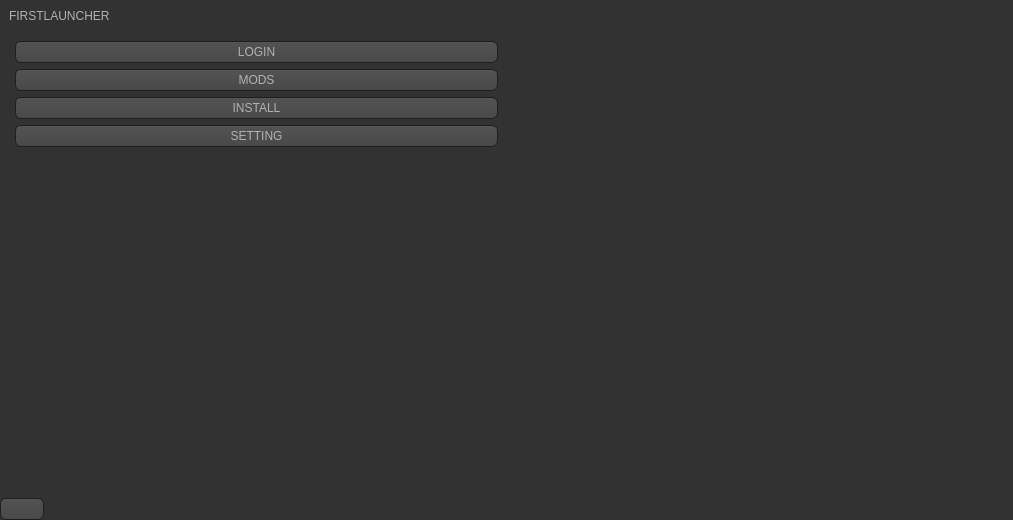
<?xml version="1.0" encoding="UTF-8"?>
<ui version="4.0">
 <class>MainWindow</class>
 <widget class="QMainWindow" name="MainWindow">
  <property name="geometry">
   <rect>
    <x>0</x>
    <y>0</y>
    <width>1013</width>
    <height>520</height>
   </rect>
  </property>
  <property name="windowTitle">
   <string>MainWindow</string>
  </property>
  <property name="styleSheet">
   <string notr="true">* {
	border:none;
}

QToolTip
{
     border: 1px solid black;
     background-color: #D1DBCB;
     padding: 1px;
     border-radius: 3px;
     opacity: 100;
}

QWidget
{
    color: #b1b1b1;
    background-color: #323232;
}

QWidget:item:hover
{
    background-color: QLinearGradient( x1: 0, y1: 0, x2: 0, y2: 1, stop: 0 #D1DBCB, stop: 1 #b2b6af);
    color: #000000;
}

QWidget:item:selected
{
    background-color: QLinearGradient( x1: 0, y1: 0, x2: 0, y2: 1, stop: 0 #D1DBCB, stop: 1 #b2b6af);
}

QMenuBar::item
{
    background: transparent;
}

QMenuBar::item:selected
{
    background: transparent;
    border: 1px solid #fdf6e3;
}

QMenuBar::item:pressed
{
    background: #444;
    border: 1px solid #000;
    background-color: QLinearGradient(
        x1:0, y1:0,
        x2:0, y2:1,
        stop:1 #212121,
        stop:0.4 #343434/*,
        stop:0.2 #343434,
        stop:0.1 #fdf6e3*/
    );
    margin-bottom:-1px;
    padding-bottom:1px;
}

QMenu
{
    border: 1px solid #000;
}

QMenu::item
{
    padding: 2px 20px 2px 20px;
}

QMenu::item:selected
{
    color: #000000;
}

QWidget:disabled
{
    color: #404040;
    background-color: #323232;
}

QAbstractItemView
{
    background-color: QLinearGradient( x1: 0, y1: 0, x2: 0, y2: 1, stop: 0 #4d4d4d, stop: 0.1 #646464, stop: 1 #5d5d5d);
}

QWidget:focus
{
    /*border: 2px solid QLinearGradient( x1: 0, y1: 0, x2: 0, y2: 1, stop: 0
     #D1DBCB, stop: 1 #b2b6af);*/
}

QLineEdit
{
    background-color: QLinearGradient( x1: 0, y1: 0, x2: 0, y2: 1, stop: 0 #4d4d4d, stop: 0 #646464, stop: 1 #5d5d5d);
    padding: 1px;
    border-style: solid;
    border: 1px solid #1e1e1e;
    border-radius: 5;
}

QPushButton
{
    color: #b1b1b1;
    background-color: QLinearGradient( x1: 0, y1: 0, x2: 0, y2: 1, stop: 0 #565656, stop: 0.1 #525252, stop: 0.5 #4e4e4e, stop: 0.9 #4a4a4a, stop: 1 #464646);
    border-width: 1px;
    border-color: #1e1e1e;
    border-style: solid;
    border-radius: 6;
    padding: 3px;
    font-size: 12px;
    padding-left: 5px;
    padding-right: 5px;
}

QPushButton:pressed
{
    background-color: QLinearGradient( x1: 0, y1: 0, x2: 0, y2: 1, stop: 0 #2d2d2d, stop: 0.1 #2b2b2b, stop: 0.5 #292929, stop: 0.9 #282828, stop: 1 #252525);
}

QComboBox
{
    selection-background-color: #fdf6e3;
    background-color: QLinearGradient( x1: 0, y1: 0, x2: 0, y2: 1, stop: 0 #565656, stop: 0.1 #525252, stop: 0.5 #4e4e4e, stop: 0.9 #4a4a4a, stop: 1 #464646);
    border-style: solid;
    border: 1px solid #1e1e1e;
    border-radius: 5;
}

QComboBox:hover,QPushButton:hover
{
    border: 2px solid QLinearGradient( x1: 0, y1: 0, x2: 0, y2: 1, stop: 0
    #D1DBCB, stop: 1 #b2b6af);
}


QComboBox:on
{
    padding-top: 3px;
    padding-left: 4px;
    background-color: QLinearGradient( x1: 0, y1: 0, x2: 0, y2: 1, stop: 0 #2d2d2d, stop: 0.1 #2b2b2b, stop: 0.5 #292929, stop: 0.9 #282828, stop: 1 #252525);
    selection-background-color: #fdf6e3;
}

QComboBox QAbstractItemView
{
    border: 2px solid darkgray;
    selection-background-color: QLinearGradient( x1: 0, y1: 0, x2: 0, y2: 1,
     stop: 0 #D1DBCB, stop: 1 #b2b6af);
}

QComboBox::drop-down
{
     subcontrol-origin: padding;
     subcontrol-position: top right;
     width: 15px;

     border-left-width: 0px;
     border-left-color: darkgray;
     border-left-style: solid; /* just a single line */
     border-top-right-radius: 3px; /* same radius as the QComboBox */
     border-bottom-right-radius: 3px;
 }

QComboBox::down-arrow
{
     image: url(:/down_arrow.png);
}

QGroupBox:focus
{
border: 2px solid QLinearGradient( x1: 0, y1: 0, x2: 0, y2: 1, stop: 0
#D1DBCB, stop: 1 #b2b6af);
}

QTextEdit:focus
{
    border: 2px solid QLinearGradient( x1: 0, y1: 0, x2: 0, y2: 1, stop: 0
    #D1DBCB, stop: 1 #b2b6af);
}

QScrollArea:focus {
border: 1px solid black;
}

QScrollBar:horizontal {
     border: 1px solid #222222;
     background: QLinearGradient( x1: 0, y1: 0, x2: 0, y2: 1, stop: 0.0 #121212, stop: 0.2 #282828, stop: 1 #484848);
     height: 7px;
     margin: 0px 16px 0 16px;
}

QScrollBar::handle:horizontal
{
      background: QLinearGradient( x1: 0, y1: 0, x2: 1, y2: 0, stop: 0
      #D1DBCB, stop: 0.5 #b2b6af, stop: 1 #D1DBCB);
      min-height: 20px;
      border-radius: 2px;
}

QScrollBar::add-line:horizontal {
      border: 1px solid #1b1b19;
      border-radius: 2px;
      background: QLinearGradient( x1: 0, y1: 0, x2: 1, y2: 0, stop: 0
      #D1DBCB, stop: 1 #b2b6af);
      width: 14px;
      subcontrol-position: right;
      subcontrol-origin: margin;
}

QScrollBar::sub-line:horizontal {
      border: 1px solid #1b1b19;
      border-radius: 2px;
      background: QLinearGradient( x1: 0, y1: 0, x2: 1, y2: 0, stop: 0
      #D1DBCB, stop: 1 #b2b6af);
      width: 14px;
     subcontrol-position: left;
     subcontrol-origin: margin;
}

QScrollBar::right-arrow:horizontal, QScrollBar::left-arrow:horizontal
{
      border: 1px solid black;
      width: 1px;
      height: 1px;
      background: white;
}

QScrollBar::add-page:horizontal, QScrollBar::sub-page:horizontal
{
      background: none;
}

QScrollBar:vertical
{
      background: QLinearGradient( x1: 0, y1: 0, x2: 1, y2: 0, stop: 0.0 #121212, stop: 0.2 #282828, stop: 1 #484848);
      width: 7px;
      margin: 16px 0 16px 0;
      border: 1px solid #222222;
}

QScrollBar::handle:vertical
{
      background: QLinearGradient( x1: 0, y1: 0, x2: 0, y2: 1, stop: 0
      #D1DBCB, stop: 0.5 #b2b6af, stop: 1 #D1DBCB);
      min-height: 20px;
      border-radius: 2px;
}

QScrollBar::add-line:vertical
{
      border: 1px solid #1b1b19;
      border-radius: 2px;
      background: QLinearGradient( x1: 0, y1: 0, x2: 0, y2: 1, stop: 0
      #D1DBCB, stop: 1 #b2b6af);
      height: 14px;
      subcontrol-position: bottom;
      subcontrol-origin: margin;
}

QScrollBar::sub-line:vertical
{
      border: 1px solid #1b1b19;
      border-radius: 2px;
      background: QLinearGradient( x1: 0, y1: 0, x2: 0, y2: 1, stop: 0 #b2b6af,
      stop: 1 #D1DBCB);
      height: 14px;
      subcontrol-position: top;
      subcontrol-origin: margin;
}

QScrollBar::up-arrow:vertical, QScrollBar::down-arrow:vertical
{
      border: 1px solid black;
      width: 1px;
      height: 1px;
      background: white;
}


QScrollBar::add-page:vertical, QScrollBar::sub-page:vertical
{
      background: none;
}

QTextEdit
{
    background-color: #242424;
}

QPlainTextEdit
{
    background-color: #242424;
}

QHeaderView::section
{
    background-color: QLinearGradient(x1:0, y1:0, x2:0, y2:1, stop:0 #616161, stop: 0.5 #505050, stop: 0.6 #434343, stop:1 #656565);
    color: white;
    padding-left: 4px;
    border: 1px solid #6c6c6c;
}

QCheckBox:disabled
{
color: #414141;
}

QDockWidget::title
{
    text-align: center;
    spacing: 3px; /* spacing between items in the tool bar */
    background-color: QLinearGradient(x1:0, y1:0, x2:0, y2:1, stop:0 #323232, stop: 0.5 #242424, stop:1 #323232);
}

QDockWidget::close-button, QDockWidget::float-button
{
    text-align: center;
    spacing: 1px; /* spacing between items in the tool bar */
    background-color: QLinearGradient(x1:0, y1:0, x2:0, y2:1, stop:0 #323232, stop: 0.5 #242424, stop:1 #323232);
}

QDockWidget::close-button:hover, QDockWidget::float-button:hover
{
    background: #242424;
}

QDockWidget::close-button:pressed, QDockWidget::float-button:pressed
{
    padding: 1px -1px -1px 1px;
}

QMainWindow::separator
{
    background-color: QLinearGradient(x1:0, y1:0, x2:0, y2:1, stop:0 #161616, stop: 0.5 #151515, stop: 0.6 #212121, stop:1 #343434);
    color: white;
    padding-left: 4px;
    border: 1px solid #4c4c4c;
    spacing: 3px; /* spacing between items in the tool bar */
}

QMainWindow::separator:hover
{

    background-color: QLinearGradient(x1:0, y1:0, x2:0, y2:1, stop:0 #b2b6af,
    stop:0.5 #b56c17 stop:1 #D1DBCB);
    color: white;
    padding-left: 4px;
    border: 1px solid #6c6c6c;
    spacing: 3px; /* spacing between items in the tool bar */
}

QToolBar {
    border: 1px transparent #323232;
    background: 1px solid #323232;
}

QToolBar::handle
{
     spacing: 3px; /* spacing between items in the tool bar */
     background: url(:/images/handle.png);
}

QMenu::separator
{
    height: 2px;
    background-color: QLinearGradient(x1:0, y1:0, x2:0, y2:1, stop:0 #161616, stop: 0.5 #151515, stop: 0.6 #212121, stop:1 #343434);
    color: white;
    padding-left: 4px;
    margin-left: 10px;
    margin-right: 5px;
}

QProgressBar
{
    border: 2px solid grey;
    border-radius: 5px;
    text-align: center;
}

QProgressBar::chunk
{
    background-color: #b2b6af;
    width: 2.15px;
    margin: 0.5px;
}

QTabBar::tab {
    color: #b1b1b1;
    border: 1px solid #444;
    border-bottom-style: none;
    background-color: #323232;
    padding-left: 10px;
    padding-right: 10px;
    padding-top: 3px;
    padding-bottom: 2px;
    margin-right: -1px;
}

QTabWidget::pane {
    border: 1px solid #444;
    top: 1px;
}

QTabBar::tab:last
{
    margin-right: 0; /* the last selected tab has nothing to overlap with on the right */
    border-top-right-radius: 3px;
}

QTabBar::tab:first:!selected
{
 margin-left: 0px; /* the last selected tab has nothing to overlap with on the right */


    border-top-left-radius: 3px;
}

QTabBar::tab:!selected
{
    color: #b1b1b1;
    border-bottom-style: solid;
    margin-top: 3px;
    background-color: QLinearGradient(x1:0, y1:0, x2:0, y2:1, stop:1 #212121, stop:.4 #343434);
}

QTabBar::tab:selected
{
    border-top-left-radius: 3px;
    border-top-right-radius: 3px;
    margin-bottom: 0px;
}

QTabBar::tab:!selected:hover
{
    /*border-top: 2px solid #fdf6e3;
    padding-bottom: 3px;*/
    border-top-left-radius: 3px;
    border-top-right-radius: 3px;
    background-color: QLinearGradient(x1:0, y1:0, x2:0, y2:1, stop:1 #212121, stop:0.4 #343434, stop:0.2 #343434, stop:0.1 #fdf6e3);
}

QRadioButton::indicator:checked, QRadioButton::indicator:unchecked{
    color: #b1b1b1;
    background-color: #323232;
    border: 1px solid #b1b1b1;
    border-radius: 6px;
}

QRadioButton::indicator:checked
{
    background-color: qradialgradient(
        cx: 0.5, cy: 0.5,
        fx: 0.5, fy: 0.5,
        radius: 1.0,
        stop: 0.25 #fdf6e3,
        stop: 0.3 #323232
    );
}

QCheckBox::indicator{
    color: #b1b1b1;
    background-color: #323232;
    border: 1px solid #b1b1b1;
    width: 9px;
    height: 9px;
}

QRadioButton::indicator
{
    border-radius: 6px;
}

QRadioButton::indicator:hover, QCheckBox::indicator:hover
{
    border: 1px solid #fdf6e3;
}

QCheckBox::indicator:checked
{
    image:url(:/images/checkbox.png);
}

QCheckBox::indicator:disabled, QRadioButton::indicator:disabled
{
    border: 1px solid #444;
}</string>
  </property>
  <widget class="QWidget" name="centralwidget">
   <layout class="QHBoxLayout" name="horizontalLayout">
    <property name="spacing">
     <number>0</number>
    </property>
    <property name="leftMargin">
     <number>0</number>
    </property>
    <property name="topMargin">
     <number>0</number>
    </property>
    <property name="rightMargin">
     <number>0</number>
    </property>
    <property name="bottomMargin">
     <number>0</number>
    </property>
    <item>
     <widget class="QFrame" name="sidebar">
      <property name="frameShape">
       <enum>QFrame::StyledPanel</enum>
      </property>
      <property name="frameShadow">
       <enum>QFrame::Raised</enum>
      </property>
      <layout class="QVBoxLayout" name="verticalLayout">
       <property name="spacing">
        <number>0</number>
       </property>
       <property name="leftMargin">
        <number>0</number>
       </property>
       <property name="topMargin">
        <number>0</number>
       </property>
       <property name="rightMargin">
        <number>0</number>
       </property>
       <property name="bottomMargin">
        <number>0</number>
       </property>
       <item alignment="Qt::AlignTop">
        <widget class="QFrame" name="header">
         <property name="frameShape">
          <enum>QFrame::StyledPanel</enum>
         </property>
         <property name="frameShadow">
          <enum>QFrame::Raised</enum>
         </property>
         <layout class="QHBoxLayout" name="horizontalLayout_2">
          <item>
           <widget class="QLabel" name="label">
            <property name="text">
             <string>FIRSTLAUNCHER</string>
            </property>
           </widget>
          </item>
          <item>
           <widget class="QLabel" name="label_3">
            <property name="maximumSize">
             <size>
              <width>30</width>
              <height>30</height>
             </size>
            </property>
            <property name="text">
             <string/>
            </property>
            <property name="pixmap">
             <pixmap resource="resource.qrc">:/html/icon.png</pixmap>
            </property>
            <property name="scaledContents">
             <bool>true</bool>
            </property>
           </widget>
          </item>
         </layout>
        </widget>
       </item>
       <item>
        <widget class="QFrame" name="body">
         <property name="sizePolicy">
          <sizepolicy hsizetype="Preferred" vsizetype="Expanding">
           <horstretch>0</horstretch>
           <verstretch>0</verstretch>
          </sizepolicy>
         </property>
         <property name="frameShape">
          <enum>QFrame::StyledPanel</enum>
         </property>
         <property name="frameShadow">
          <enum>QFrame::Raised</enum>
         </property>
         <layout class="QVBoxLayout" name="verticalLayout_3">
          <property name="spacing">
           <number>0</number>
          </property>
          <property name="leftMargin">
           <number>6</number>
          </property>
          <property name="topMargin">
           <number>0</number>
          </property>
          <property name="rightMargin">
           <number>0</number>
          </property>
          <property name="bottomMargin">
           <number>0</number>
          </property>
          <item alignment="Qt::AlignTop">
           <widget class="QFrame" name="frame">
            <property name="frameShape">
             <enum>QFrame::StyledPanel</enum>
            </property>
            <property name="frameShadow">
             <enum>QFrame::Raised</enum>
            </property>
            <layout class="QVBoxLayout" name="verticalLayout_5">
             <item>
              <widget class="QPushButton" name="pushButton">
               <property name="text">
                <string>LOGIN</string>
               </property>
              </widget>
             </item>
             <item>
              <widget class="QPushButton" name="pushButton_2">
               <property name="text">
                <string>MODS</string>
               </property>
              </widget>
             </item>
             <item>
              <widget class="QPushButton" name="pushButton_3">
               <property name="text">
                <string>INSTALL</string>
               </property>
              </widget>
             </item>
             <item>
              <widget class="QPushButton" name="pushButton_4">
               <property name="text">
                <string>SETTING</string>
               </property>
              </widget>
             </item>
            </layout>
           </widget>
          </item>
         </layout>
        </widget>
       </item>
       <item alignment="Qt::AlignBottom">
        <widget class="QFrame" name="footer">
         <property name="frameShape">
          <enum>QFrame::StyledPanel</enum>
         </property>
         <property name="frameShadow">
          <enum>QFrame::Raised</enum>
         </property>
         <layout class="QVBoxLayout" name="verticalLayout_4">
          <property name="spacing">
           <number>0</number>
          </property>
          <property name="leftMargin">
           <number>0</number>
          </property>
          <property name="topMargin">
           <number>0</number>
          </property>
          <property name="rightMargin">
           <number>0</number>
          </property>
          <property name="bottomMargin">
           <number>0</number>
          </property>
          <item alignment="Qt::AlignLeft|Qt::AlignBottom">
           <widget class="QPushButton" name="pushButton_5">
            <property name="text">
             <string/>
            </property>
            <property name="icon">
             <iconset resource="resource.qrc">
              <normaloff>:/icon_pack/tutorial_icon_package/link-2.svg</normaloff>:/icon_pack/tutorial_icon_package/link-2.svg</iconset>
            </property>
           </widget>
          </item>
         </layout>
        </widget>
       </item>
      </layout>
     </widget>
    </item>
    <item>
     <widget class="QFrame" name="main_widget">
      <property name="frameShape">
       <enum>QFrame::StyledPanel</enum>
      </property>
      <property name="frameShadow">
       <enum>QFrame::Raised</enum>
      </property>
      <layout class="QVBoxLayout" name="verticalLayout_2">
       <property name="spacing">
        <number>0</number>
       </property>
       <property name="leftMargin">
        <number>0</number>
       </property>
       <property name="topMargin">
        <number>0</number>
       </property>
       <property name="rightMargin">
        <number>0</number>
       </property>
       <property name="bottomMargin">
        <number>0</number>
       </property>
       <item>
        <widget class="QFrame" name="main_head">
         <property name="frameShape">
          <enum>QFrame::StyledPanel</enum>
         </property>
         <property name="frameShadow">
          <enum>QFrame::Raised</enum>
         </property>
        </widget>
       </item>
       <item>
        <widget class="QLabel" name="MainImage">
         <property name="enabled">
          <bool>true</bool>
         </property>
         <property name="sizePolicy">
          <sizepolicy hsizetype="Maximum" vsizetype="Maximum">
           <horstretch>0</horstretch>
           <verstretch>0</verstretch>
          </sizepolicy>
         </property>
         <property name="text">
          <string/>
         </property>
         <property name="pixmap">
          <pixmap resource="resource.qrc">:/image/2022-11-28_21.14.33.png</pixmap>
         </property>
         <property name="scaledContents">
          <bool>true</bool>
         </property>
         <property name="alignment">
          <set>Qt::AlignRight|Qt::AlignTrailing|Qt::AlignVCenter</set>
         </property>
        </widget>
       </item>
       <item>
        <widget class="QFrame" name="main_foot">
         <property name="frameShape">
          <enum>QFrame::StyledPanel</enum>
         </property>
         <property name="frameShadow">
          <enum>QFrame::Raised</enum>
         </property>
        </widget>
       </item>
      </layout>
     </widget>
    </item>
   </layout>
  </widget>
 </widget>
 <resources>
  <include location="resource.qrc"/>
 </resources>
 <connections/>
</ui>
